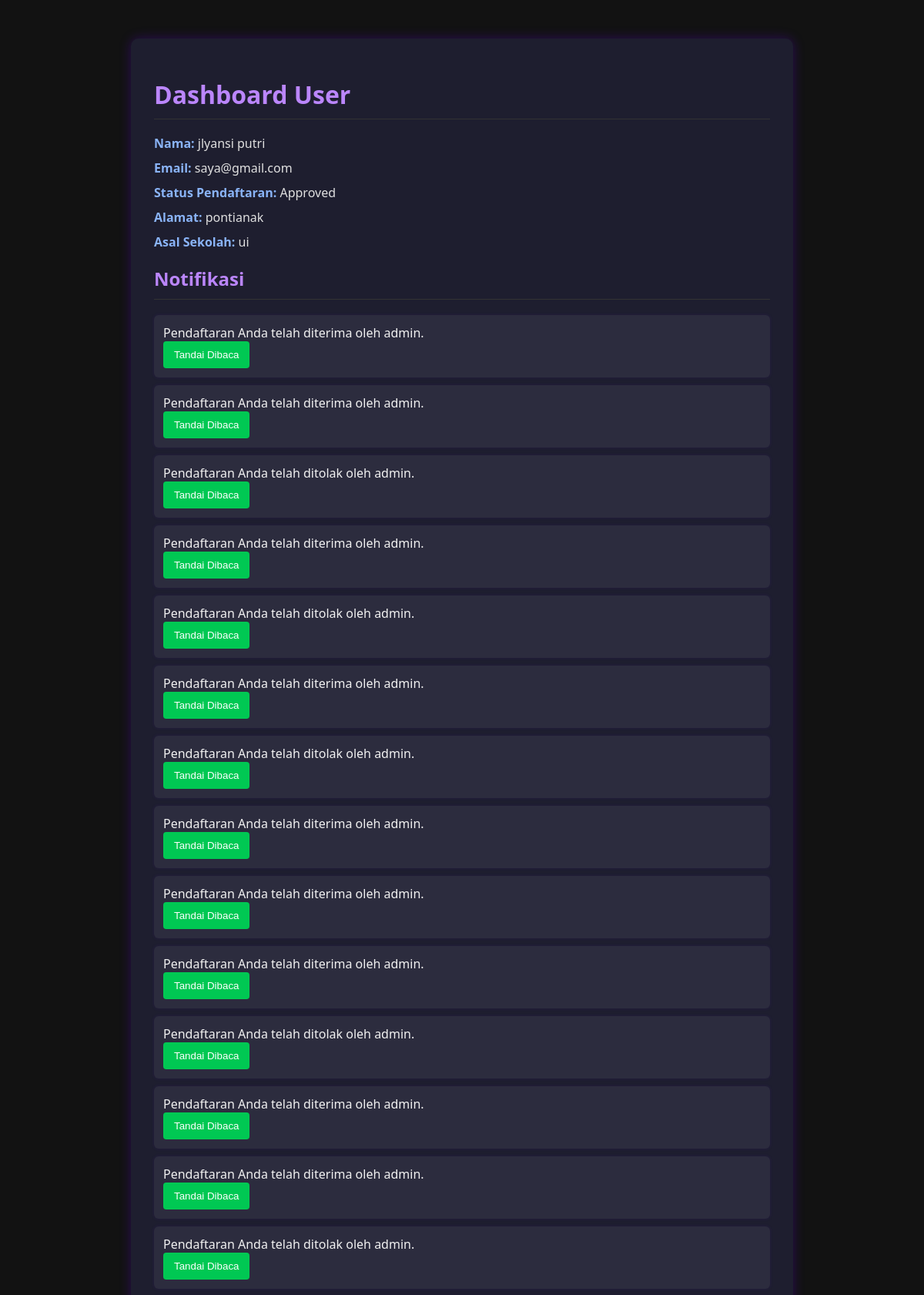
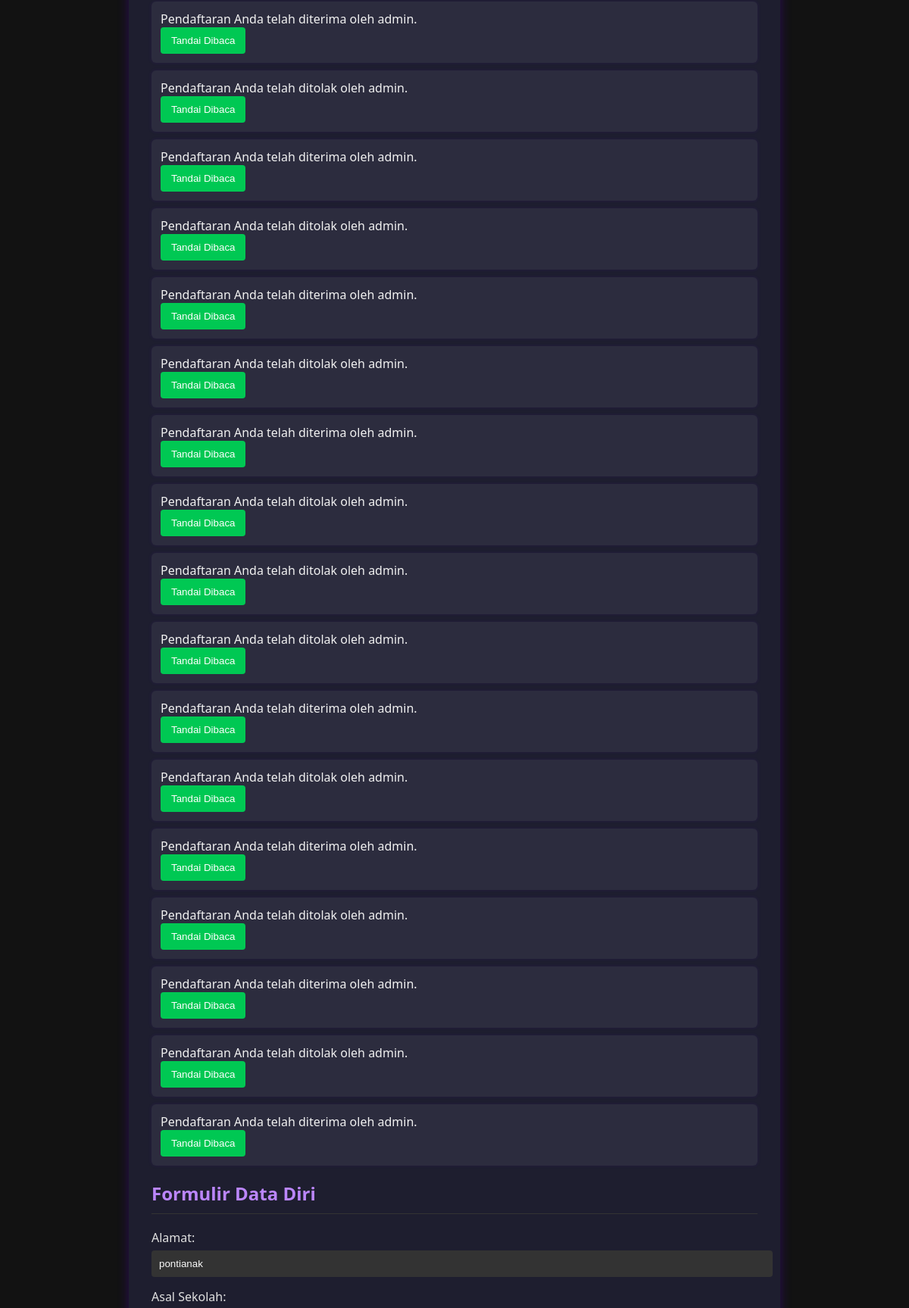
The page /dashboard_user/2 (upper part) on the database its author committed (2 pictures, top to bottom).
### models.py (models this page shows)
class User(db.Model):
    id = db.Column(db.Integer, primary_key=True)
    name = db.Column(db.String(100), nullable=False)
    email = db.Column(db.String(100), unique=True, nullable=False)
    password = db.Column(db.String(100), nullable=False)
    status = db.Column(db.String(20), default='Pending')  # Pending, Approved, Rejected
    school = db.Column(db.String(100), nullable=True)  # Asal sekolah
    address = db.Column(db.String(200), nullable=True)  # Alamat
    birth_date = db.Column(db.Date, nullable=True)  # Tanggal lahir
    phone = db.Column(db.String(15), nullable=True)  # Nomor telepon
    gender = db.Column(db.String(20), nullable=True)  # Jenis kelamin
    hobby = db.Column(db.String(200), nullable=True)  # Hobi
    parent_name = db.Column(db.String(100), nullable=True)  # Nama orang tua/wali
    parent_job = db.Column(db.String(100), nullable=True)  # Pekerjaan orang tua/wali
    created_at = db.Column(db.DateTime, default=datetime.utcnow)  # Waktu pendaftaran

class Notification(db.Model):
    id = db.Column(db.Integer, primary_key=True)
    user_id = db.Column(db.Integer, db.ForeignKey('user.id'), nullable=False)  # Relasi ke tabel User
    message = db.Column(db.String(255), nullable=False)  # Pesan notifikasi
    is_read = db.Column(db.Boolean, default=False)  # Status apakah notifikasi sudah dibaca
    created_at = db.Column(db.DateTime, default=datetime.utcnow)  # Waktu notifikasi dibuat
    user = db.relationship('User', backref=db.backref('notifications', lazy=True))

### app.py (the view, shortened to what this page needs)
@app.route('/dashboard_user/<int:user_id>', methods=['GET', 'POST'])
def dashboard_user(user_id):
    user = User.query.get(user_id)
    return render_template('dashboard_user.html', user=user)

### templates/dashboard_user.html (shortened to what this page needs)
<!DOCTYPE html>
<html>
<head>
    <link rel="stylesheet" type="text/css" href="{{ url_for('static', filename='css/user.css') }}">
</head>
<body>
    <div class="container">
        <h1>Dashboard User</h1>
        <p><strong>Nama:</strong> {{ user.name }}</p>
        <p><strong>Email:</strong> {{ user.email }}</p>
        <p><strong>Status Pendaftaran:</strong> {{ user.status }}</p>
        <p><strong>Alamat:</strong> {{ user.address or 'Belum diisi' }}</p>
        <p><strong>Asal Sekolah:</strong> {{ user.school or 'Belum diisi' }}</p>
        <h2>Notifikasi</h2>
        <ul>
            {% for notification in user.notifications %}
            <li>
                {{ notification.message }}
                {% if not notification.is_read %}
                <form method="POST" action="{{ url_for('mark_notification_read', notification_id=notification.id) }}">
                    <button type="submit">Tandai Dibaca</button>
                </form>
                {% endif %}
            </li>
            {% endfor %}
        </ul>
        <h2>Formulir Data Diri</h2>
        <form method="POST">
            <label for="address">Alamat:</label>
            <input type="text" id="address" name="address" value="{{ user.address or '' }}" required><br>
            <label for="school">Asal Sekolah:</label>
            <input type="text" id="school" name="school" value="{{ user.school or '' }}" required><br>
        </form>
    </div>
</body>
</html>

### static/css/user.css (style rules this page uses)
body { margin: 0; font-family: 'Segoe UI', sans-serif; background-color: #121212; color: #e0e0e0; }
.container { max-width: 800px; margin: 50px auto; background: #1e1e2f; padding: 30px; border-radius: 10px; box-shadow: 0 0 15px rgba(98, 0, 234, 0.3); }
.container h1, .container h2 { color: #bb86fc; border-bottom: 1px solid #333; padding-bottom: 10px; margin-bottom: 20px; }
.container p, label { color: #e0e0e0; font-size: 16px; margin: 10px 0; }
.container strong { color: #8ab4f8; }
ul { list-style-type: none; padding-left: 0; }
li { background: #2c2c3e; color: #f1f1f1; margin-bottom: 10px; padding: 12px; border-radius: 6px; box-shadow: 0 0 5px rgba(98, 0, 234, 0.1); }
input[type="text"] { width: 100%; padding: 10px; margin-top: 6px; margin-bottom: 15px; border: none; border-radius: 4px; background-color: #333; color: #f9f9f9; }
form button, button[type="submit"] { padding: 10px 14px; border: none; border-radius: 4px; color: white; cursor: pointer; transition: background-color 0.2s; }
form button { background-color: #1e88e5; }
button[type="submit"] { background-color: #00c853; }

### rows shown on the page
User: name "jlyansi putri", email "saya@gmail.com", status "Approved", address "pontianak", school "ui"
Notification: message "Pendaftaran Anda telah diterima oleh admin."
Notification: message "Pendaftaran Anda telah diterima oleh admin."
Notification: message "Pendaftaran Anda telah ditolak oleh admin."
Notification: message "Pendaftaran Anda telah diterima oleh admin."
Notification: message "Pendaftaran Anda telah ditolak oleh admin."
Notification: message "Pendaftaran Anda telah diterima oleh admin."
Notification: message "Pendaftaran Anda telah ditolak oleh admin."
Notification: message "Pendaftaran Anda telah diterima oleh admin."
Notification: message "Pendaftaran Anda telah diterima oleh admin."
Notification: message "Pendaftaran Anda telah diterima oleh admin."
Notification: message "Pendaftaran Anda telah ditolak oleh admin."
Notification: message "Pendaftaran Anda telah diterima oleh admin."
Notification: message "Pendaftaran Anda telah diterima oleh admin."
Notification: message "Pendaftaran Anda telah ditolak oleh admin."
Notification: message "Pendaftaran Anda telah diterima oleh admin."
Notification: message "Pendaftaran Anda telah ditolak oleh admin."
Notification: message "Pendaftaran Anda telah diterima oleh admin."
Notification: message "Pendaftaran Anda telah ditolak oleh admin."
Notification: message "Pendaftaran Anda telah diterima oleh admin."
Notification: message "Pendaftaran Anda telah ditolak oleh admin."
Notification: message "Pendaftaran Anda telah diterima oleh admin."
Notification: message "Pendaftaran Anda telah ditolak oleh admin."
Notification: message "Pendaftaran Anda telah ditolak oleh admin."
Notification: message "Pendaftaran Anda telah ditolak oleh admin."
Notification: message "Pendaftaran Anda telah diterima oleh admin."
Notification: message "Pendaftaran Anda telah ditolak oleh admin."
Notification: message "Pendaftaran Anda telah diterima oleh admin."
Notification: message "Pendaftaran Anda telah ditolak oleh admin."
Notification: message "Pendaftaran Anda telah diterima oleh admin."
Notification: message "Pendaftaran Anda telah ditolak oleh admin."
Notification: message "Pendaftaran Anda telah diterima oleh admin."
